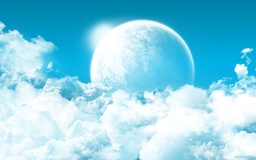
#> input picture a.jpg, 256 x 160 px, shrunk from 1920 x 1200 before the run
$ jupyter execute DIP.ipynb
#> lines starting #> are read from the running program, lines starting #| are printed output that depends on the picture
## Loading image

[cell 1]
import cv2
import numpy as np
import matplotlib.pyplot as plt
img=cv2.imread("a.jpg")
#> img is the input picture: shape (160, 256, 3); mean B, G, R 229, 208.4, 138
img=cv2.cvtColor(img,cv2.COLOR_BGR2GRAY)
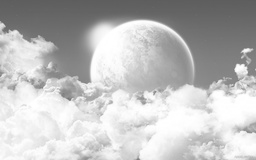
#> img: shape (160, 256); min 93, max 255, mean 189.7
plt.imshow(img,cmap="gray")
img_flat=img.flatten() #to remove all the rows and column

## Histogram Streching
# $$ pixel= \frac{(pixel-min)(L-1)}{max-min} $$
### L-1 = Max value a pixle can take
Contrast is a measure of the “range” of an image; i.e. how spread its intensities are.<br>
Histogram streching tries to increase the Contrast of a image

[cell 2]
#print(img_flat)
max_pixel=max(img_flat)
#> max_pixel = 255
min_pixel=min(img_flat)
#> min_pixel = 93
print(max_pixel,min_pixel)
#| 255 93
imgHS=cv2.imread("a.jpg")
imgHS=cv2.cvtColor(imgHS,cv2.COLOR_BGR2GRAY)
for i in range(len(imgHS)):
    for k in range(len(imgHS[i])):
        pixel=imgHS[i][k]
        pixel=  ( (pixel-min_pixel) / (max_pixel-min_pixel) ) * (2**8-1)
        #print(pixel)
        imgHS[i][k]=int(pixel)
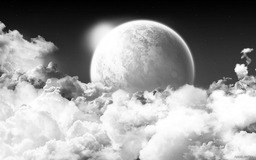
#> imgHS: shape (160, 256); min 0, max 255, mean 151.7
plt.imshow(imgHS,cmap="gray")

## Histogram Equalization

# $$ Pixle= (L-1) \sum_{n=0}^{upto\_that\_pixle} P(Pixle)  $$
### P(Pixle) = Probablity of pixle occuring
### L-1 = Max value a pixle can take

[cell 3]
dict_pixel={}
for i in img_flat:
    dict_pixel[i]=dict_pixel.get(i,0)+1
#> this loop made 40960 passes
#> i on passes 1 to 3: 94, 94, 93
#> after the loop, dict_pixel = 163 items
total=sum(dict_pixel.values())
#> total = 40960
probablity_pixel={}
for i in dict_pixel.keys():
    probablity_pixel[i]=dict_pixel[i]/total
#> this loop made 163 passes
#> i on passes 1 to 3: 94, 93, 95
#> after the loop, probablity_pixel = 163 items

imgHE=cv2.imread("a.jpg")
imgHE=cv2.cvtColor(imgHE,cv2.COLOR_BGR2GRAY)
for i in range(len(imgHE)):
    for k in range(len(imgHE[i])):
        pixel=imgHE[i][k]
        sum_prob=0
        for m in probablity_pixel.keys():
            if(m>pixel):
                break
            sum_prob=probablity_pixel[m]+sum_prob
        pixel= 255  * sum_prob
        #print(pixel)
        imgHE[i][k]=int(pixel)
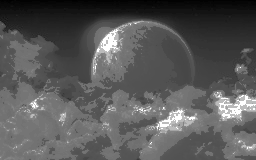
#> imgHE: shape (160, 256); min 0, max 254, mean 88.7
plt.imshow(imgHE,cmap="gray")

## Negative Image
# $$ pixel= L-1 - pixel $$
### L-1 = Max value a pixle can take
It can be termed as compliment of image<br>
Can be used to enhance white or gray details embedded in dark regions especially when the black areas are dominant in size

[cell 4]
import cv2
import numpy as np
import matplotlib.pyplot as plt
img=cv2.imread("a.jpg")
img=cv2.cvtColor(img,cv2.COLOR_BGR2GRAY)
imgN=img
for i in range(len(imgN)):
    for k in range(len(imgN[i])):
        pixel=imgN[i][k]
        pixel=  (2**8 - 1)-pixel
        #print(pixel)
        imgN[i][k]=int(pixel)
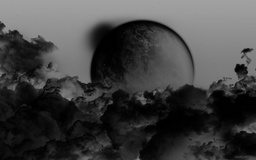
#> imgN: shape (160, 256); min 0, max 162, mean 65.3
plt.imshow(imgN,cmap="gray")

# Log transform
# $$pixel=c * log(1+pixel)$$
### c = constant
If pixel values are near then it can help in widening their gap.<br>
If pixel values are far then it can help in shortening their gap.<br>
### page 12 of https://www.slideshare.net/kingyahya/4intensity-transformations

[cell 5]
img=cv2.imread("a.jpg")
img=cv2.cvtColor(img,cv2.COLOR_BGR2GRAY)
imgL=img
for i in range(len(imgL)):
    for k in range(len(imgL[i])):
        pixel=imgL[i][k]
        c=5
        pixel= c*np.log(pixel+1)
        #print(pixel)
        imgL[i][k]=int(pixel)
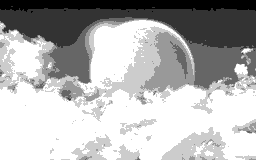
#> imgL: shape (160, 256); min 22, max 27, mean 25.5; drawn with min black and max white
plt.imshow(imgL,cmap="gray")

## Gamma (Power) Transform
# $$ pixel = c * (pixel)^{γ} $$
### c,γ = Constant
Similar function as log

[cell 6]
img=cv2.imread("a.jpg")
img=cv2.cvtColor(img,cv2.COLOR_BGR2GRAY)
imgG=img
for i in range(len(imgG)):
    for k in range(len(imgG[i])):
        pixel=imgG[i][k]
        c=9
        gamma=2
        pixel= c*(pixel**gamma)
        #print(pixel)
        imgG[i][k]=int(pixel)
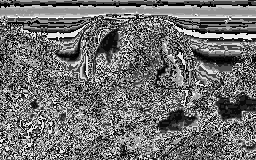
#> imgG: shape (160, 256); min 0, max 249, mean 112
plt.imshow(imgG,cmap="gray")
